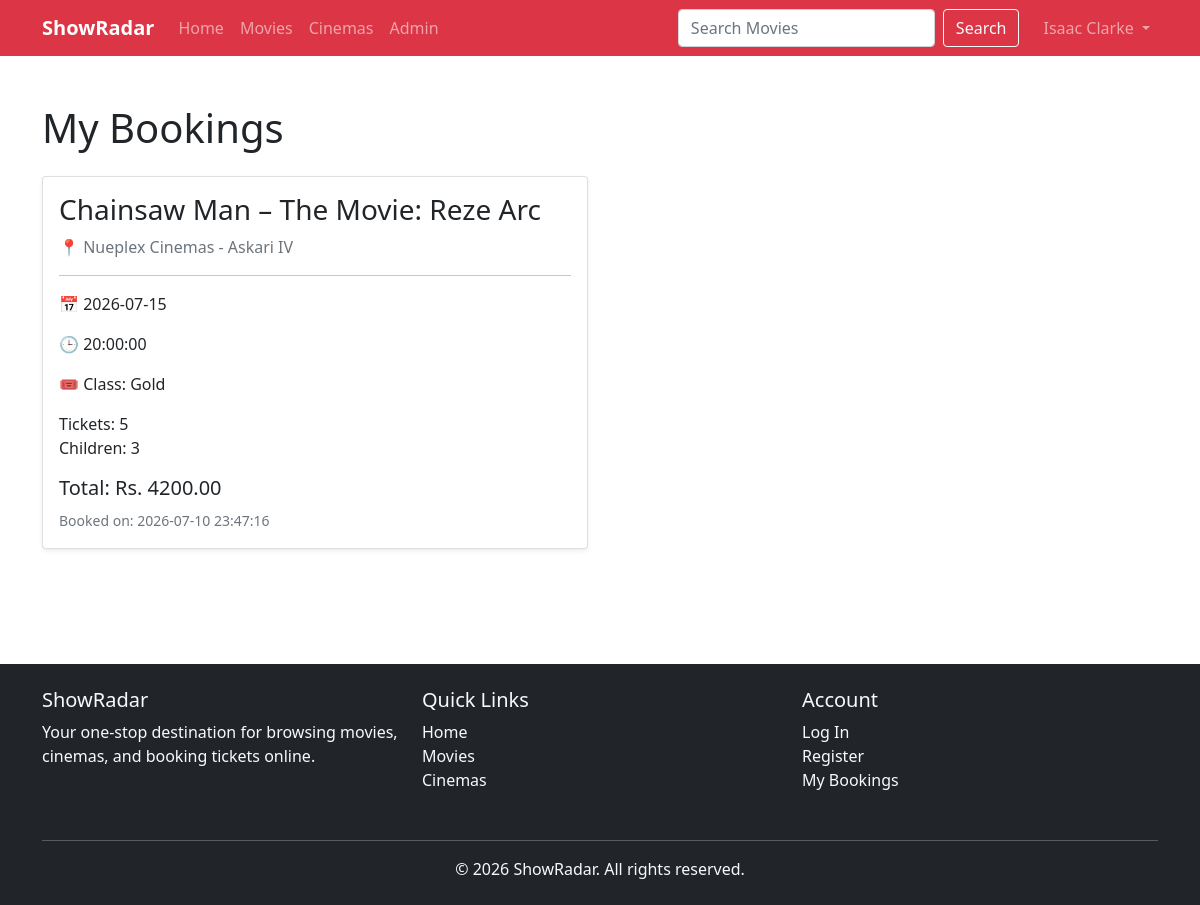
Screenshot of /my-bookings.php (signed in) with the database file from the repository.
### tables this page shows
CREATE TABLE `tickets` (
  `id` int(11) NOT NULL,
  `user_id` int(11) NOT NULL,
  `schedule_id` int(11) NOT NULL,
  `class_type` varchar(20) NOT NULL,
  `tkt_amount` int(11) NOT NULL,
  `children_amount` int(11) NOT NULL,
  `total_price` decimal(10,2) NOT NULL,
  `tkt_date_time` datetime NOT NULL
);

CREATE TABLE `movies` (
  `id` int(11) NOT NULL,
  `title` varchar(100) NOT NULL,
  `description` text NOT NULL,
  `genre` varchar(50) NOT NULL,
  `duration` varchar(20) NOT NULL,
  `language` varchar(30) NOT NULL,
  `age_rating` varchar(10) NOT NULL,
  `poster` varchar(255) NOT NULL,
  `trailer` varchar(255) NOT NULL
);

CREATE TABLE `cinemas` (
  `id` int(11) NOT NULL,
  `name` varchar(100) NOT NULL,
  `location` varchar(255) NOT NULL
);

CREATE TABLE `schedules` (
  `id` int(11) NOT NULL,
  `movie_id` int(11) NOT NULL,
  `cinema_id` int(11) NOT NULL,
  `date` date NOT NULL,
  `time` time NOT NULL,
  `box_price` decimal(10,2) NOT NULL,
  `gold_price` decimal(10,2) NOT NULL,
  `platinum_price` decimal(10,2) NOT NULL
);

### logics/my-bookings.php (called while the page is built, shortened)
<?php
require_once "required.php";
$name = explode(" ", $_SESSION["user_name"], 2);
$first_name = $name[0];
$last_name = $name[1];
$user_query = mysqli_query(
    $conn,
    "SELECT id
     FROM accounts
     WHERE first_name = '$first_name'
     AND last_name = '$last_name'"
);
$user = mysqli_fetch_assoc($user_query);
$user_id = $user["id"];
$booking_query = mysqli_query(
    $conn,
    "SELECT
        tickets.*,
        schedules.date,
        schedules.time,
        movies.title,
        cinemas.name AS cinema_name
    FROM tickets
    INNER JOIN schedules
    ON tickets.schedule_id = schedules.id
    INNER JOIN movies
    ON schedules.movie_id = movies.id
    INNER JOIN cinemas
    ON schedules.cinema_id = cinemas.id
    WHERE tickets.user_id = $user_id
    ORDER BY tickets.tkt_date_time DESC"
);
?>

### my-bookings.php (the view, shortened to what this page needs)
<?php
include("./required.php");
include("./logics/my-bookings.php");
?>
<!doctype html>
<html lang="en">
<head>
</head>
<body>
    <main>
        <div class="container py-5" style="min-height:70vh;">
            <h1 class="mb-4">
                My Bookings
            </h1>
            <?php if (mysqli_num_rows($booking_query) == 0) { ?>
                <div class="alert alert-warning">
                    You have no bookings yet.
                </div>
            <?php } else { ?>
                <div class="row g-4">
                    <?php
                    while ($booking = mysqli_fetch_assoc($booking_query)) { ?>
                        <div class="col-md-6">
                            <div class="card shadow-sm h-100">
                                <div class="card-body">
                                    <h3>
                                        <?= $booking["title"] ?>
                                    </h3>
                                    <p class="text-muted">
                                        📍 <?= $booking["cinema_name"] ?>
                                    </p>
                                    <hr>
                                    <p>
                                        📅
                                        <?= $booking["date"] ?>
                                    </p>
                                    <p>
                                        🕒
                                        <?= $booking["time"] ?>
                                    </p>
                                    <p>
                                        🎟 Class:
                                        <?= $booking["class_type"] ?>
                                    </p>
                                    <p>
                                        Tickets:
                                        <?= $booking["tkt_amount"] ?>
                                        <br>
                                        Children:
                                        <?= $booking["children_amount"] ?>
                                    </p>
                                    <h5>
                                        Total:
                                        Rs.
                                        <?= $booking["total_price"] ?>
                                    </h5>
                                    <small class="text-muted">
                                        Booked on:
                                        <?= $booking["tkt_date_time"] ?>
                                    </small>
                                </div>
                            </div>
                        </div>
                    <?php } ?>
                </div>
            <?php } ?>
        </div>
    </main>
</body>
</html>

### rows the page displays
tickets: movies.title "Chainsaw Man – The Movie: Reze Arc", cinemas.name "Nueplex Cinemas - Askari IV", schedule.date "2026-07-15", schedule.time "20:00:00", class_type "Gold", tkt_amount "5", children_amount "3", total_price "4200.00", tkt_date_time "2026-07-10 23:47:16"

### other values shown
$_SESSION["user_name"] "Isaac Clarke"
